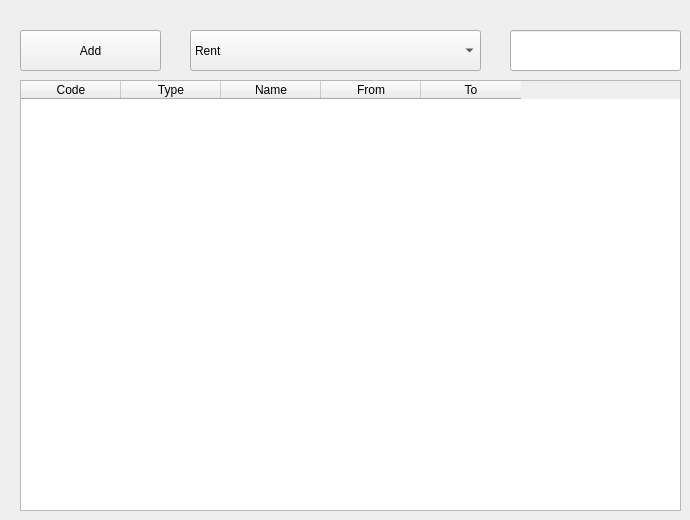
    <widget class="QWidget" name="tab">
     <attribute name="title">
      <string>Tab 1</string>
     </attribute>
     <widget class="QTableWidget" name="tableWidget">
      <property name="geometry">
       <rect>
        <x>20</x>
        <y>80</y>
        <width>661</width>
        <height>431</height>
       </rect>
      </property>
      <column>
       <property name="text">
        <string>Code</string>
       </property>
      </column>
      <column>
       <property name="text">
        <string>Type</string>
       </property>
      </column>
      <column>
       <property name="text">
        <string>Name</string>
       </property>
      </column>
      <column>
       <property name="text">
        <string>From</string>
       </property>
      </column>
      <column>
       <property name="text">
        <string>To</string>
       </property>
      </column>
     </widget>
     <widget class="QPushButton" name="pbadd">
      <property name="geometry">
       <rect>
        <x>20</x>
        <y>30</y>
        <width>141</width>
        <height>41</height>
       </rect>
      </property>
      <property name="text">
       <string>Add</string>
      </property>
     </widget>
     <widget class="QLineEdit" name="lineEdit">
      <property name="geometry">
       <rect>
        <x>510</x>
        <y>30</y>
        <width>171</width>
        <height>41</height>
       </rect>
      </property>
     </widget>
     <widget class="QComboBox" name="comboBox">
      <property name="geometry">
       <rect>
        <x>190</x>
        <y>30</y>
        <width>291</width>
        <height>41</height>
       </rect>
      </property>
      <item>
       <property name="text">
        <string>Rent</string>
       </property>
      </item>
      <item>
       <property name="text">
        <string>Retrieve</string>
       </property>
      </item>
     </widget>
    </widget>
